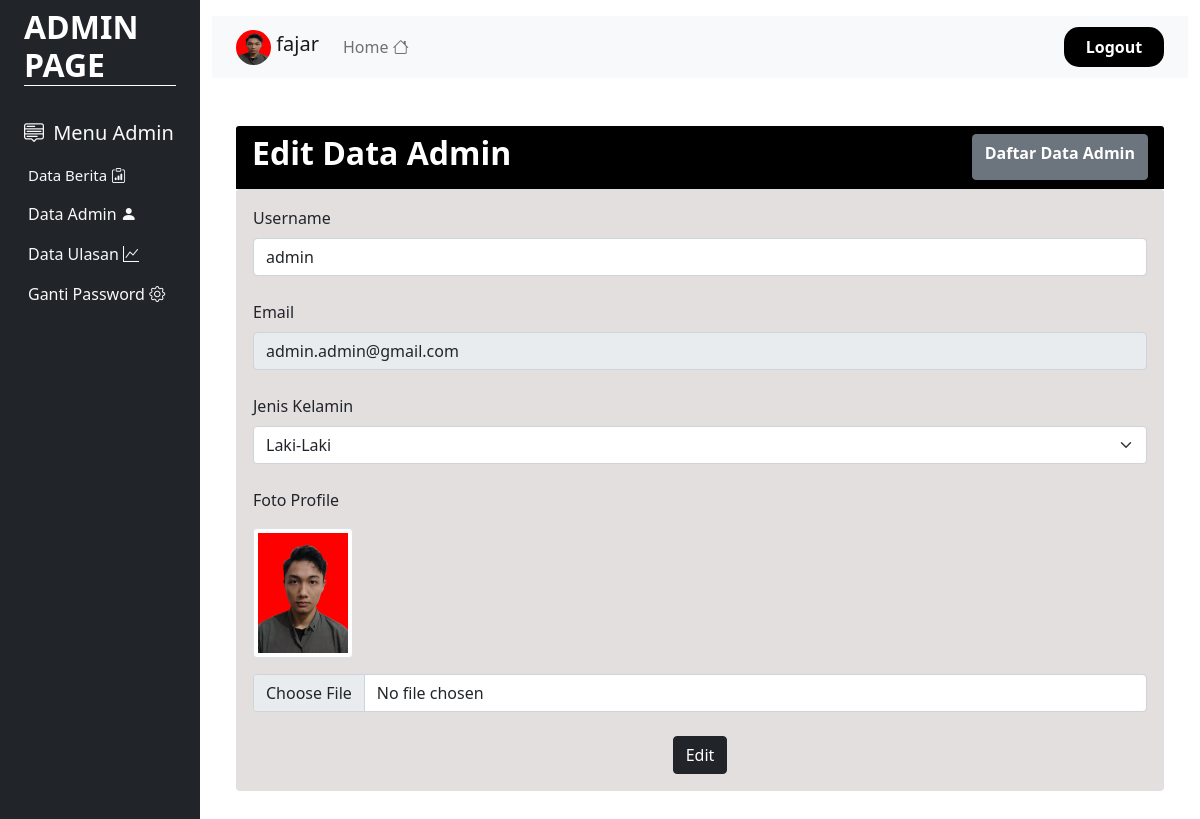
Screenshot of /admin/editadminpage.php?id=admin (signed in) with the database file from the repository.
### tables this page shows
CREATE TABLE `user` (
  `id` varchar(30) NOT NULL,
  `username` varchar(50) NOT NULL,
  `email` varchar(50) NOT NULL,
  `jeniskelamin` enum('Laki-Laki','Perempuan','','') NOT NULL,
  `pekerjaan` varchar(50) NOT NULL,
  `password_user` varchar(50) NOT NULL,
  `thumbnail` varchar(255) NOT NULL,
  `level_user` varchar(15) NOT NULL
);

### admin/editadminpage.php (the view, shortened to what this page needs)
<!DOCTYPE html>
<html lang="en">
    <head>
 <link rel="stylesheet" href="../css/bootstrap.min.css">
            <link rel="stylesheet" href="https://cdn.jsdelivr.net/npm/bootstrap-icons@1.8.1/font/bootstrap-icons.css">
    </head>
    <body>
        <?php
    include "../koneksi.php";
$query = mysqli_query($koneksi, "SELECT * FROM  user WHERE id='$_SESSION[id]'");
   $data = mysqli_fetch_array($query);
    ?>
<div class="container-fluid">
    <div class="row flex-nowrap">
        <div class="col-auto col-md-3 col-xl-2 px-sm-2 px-0 bg-dark ">
            <div class="d-flex flex-column align-items-center align-items-sm-start px-3 pt-2 text-white min-vh-100">
                <a href="# "class="d-flex align-items-center pb-3 mb-md-0 me-md-auto text-white text-decoration-none">
                    <h2 class="fw-bold d-none d-sm-inline" style="border-bottom:1px solid white; width:100%;">ADMIN PAGE</h2>
                </a>
                <ul class="nav nav-pills flex-column mb-sm-auto mb-0 align-items-center align-items-sm-start" id="menu">
                    <li>
                        <a href="#submenu1" data-bs-toggle="collapse" class="nav-link px-0 align-middle" style="font-size:20px;">
                           <i class="bi bi-menu-up text-light"></i> <span class="ms-1 d-none d-sm-inline text-light">Menu Admin</span> </a>
                        <ul class="collapse show nav flex-column ms-1" id="submenu1" data-bs-parent="#menu">
                        <li class="w-100">
                                <a href="databeritapage.php" class="nav-link px-0 text-light" style="font-size:15px;"> <span class="d-none d-sm-inline">Data Berita</span> <i class="bi bi-clipboard-data"></i></a>
                            </li>
                            <li>
                                <a href="menudataadminpage.php" class="nav-link px-0 text-light" style="font: size 15px;"> <span class="d-none d-sm-inline">Data Admin</span> <i class="bi bi-person-fill"></i> </a>
                            </li>
                            <li>
                                <a href="dataulasanpage.php" class="nav-link px-0 text-light" style="font: size 15px;"> <span class="d-none d-sm-inline">Data Ulasan </span><i class="bi bi-graph-up"></i></a>
                            </li>
                             <li>
                                <a href="gantipasswordadmin.php" class="nav-link px-0 text-light" style="font: size 15px;"> <span class="d-none d-sm-inline">Ganti Password</span> <i class="bi bi-gear"></i> </a>
                            </li>
                        </ul>
                    </li>
                </ul>
            </div>
        </div>
        <div class="col py-3">
                <nav class="navbar navbar-expand-lg navbar-light bg-light">
  <div class="container-fluid">
    <a class="navbar-brand">
      <img src="../images/<?=$data['thumbnail']?>" style="width :35px; height:35px; border-radius:50%;" class="d-inline-block align-text-top">
      <?=$data['username']?>
    </a>
     <div class="collapse navbar-collapse" id="navbarNav">
    <ul class="navbar-nav">
         <li class="nav-item">
          <a class="nav-link" href="indexadmin.php">Home <i class="bi bi-house"></i></a>
        </li>
</ul>
<ul class="navbar-nav ms-auto">
        <li class="nav-item" style="width:100px; background-color:black; text-align:center; border-radius:15px;">
          <a class="nav-link active fw-bold" aria-current="page" href="../logout.php" style="color:white;">Logout</a>
        </li>
    </ul>
  </div>
</div>
</nav>
        <?php
if (isset($_GET['id'])) {
include "../koneksi.php";
$id = $_GET['id'];
$query = mysqli_query($koneksi, "SELECT * FROM user WHERE
id='$id'");
$data = mysqli_fetch_array($query);
?>
        <div class="container my-5">
            <div class="row">
                <div class="col-md-12">
                    <div class="card border-0">
                        <div class="card-header" style="background-color:black;">
                            <div class="d-flex justify-content-between">
                                <h2 class="fw-bold text-white">Edit Data Admin</h2>
                                <a href="menudataadminpage.php" class="btn btn-secondary fw-bold">Daftar Data Admin</a>
                            </div>
                        </div>
                        <div class="card">
                        <div class="card-body" style="background-color:#e4dfdf;" >
                            <form action="editproccessadmin.php" method="post" enctype="multipart/form-data">
                                <div class="mb-4">
                                    <label for="username" class="form-label">Username</label>
                                    <input
                                        type="text"
                                        name="username"
                                        id="username"
                                        class="form-control"
                                        value="<?= $data['username'] ?>">
                                </div>
                                <div class="mb-4">
                                    <label for="email" class="form-label">Email</label>
                                    <input type="email" name="email" id="email" class="form-control" disabled value="<?=
                                    $data['email'] ?>">
                                </div>
                                <div class="mb-4">
                                    <label for="jeniskelamin" class="form-label">Jenis Kelamin</label>
                                    <select name="jeniskelamin" id="jeniskelamin" class="form-select">
                                        <option
                                            value="Laki-Laki"
                                            <?= $data['jeniskelamin'] == "Laki-Laki" ? "Selected" : "" ?>>Laki-Laki</option>
                                    </select>
                                </div>
                                <div class="mb-4">
                                    <label for="gambar_berita" class="Thumbnail">Foto Profile</label>
                                    <br>
                                    <img
                                        src="../images/<?= $data['thumbnail'] ?>"
                                        class="img-fluid img-thumbnail my-3"
                                        width="100">
                                    <input type="file" name="thumbnail" id="thumbnail" class="form-control">
                                </div>
                                <div class="text-center">
                                <button type="submit" name="edit" class="btn btn-dark">Edit</button>
                                </div>
                            </form>
                        </div>
                        </div>
                    </div>
                </div>
            </div>
        </div>
</div>
    </body>
</html>
<?php
}
?>

### rows the page displays
user: thumbnail (picture), username "fajar"
user: username "admin", email "admin.admin@gmail.com", thumbnail (picture)
